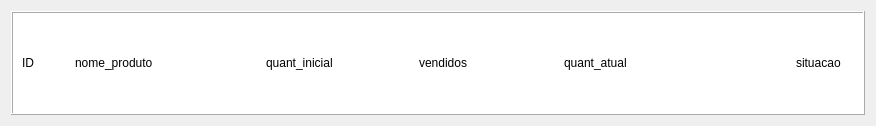
<?xml version="1.0" encoding="UTF-8"?>
<ui version="4.0">
 <class>Form</class>
 <widget class="QWidget" name="Form">
  <property name="geometry">
   <rect>
    <x>0</x>
    <y>0</y>
    <width>876</width>
    <height>126</height>
   </rect>
  </property>
  <property name="windowTitle">
   <string>Form</string>
  </property>
  <layout class="QHBoxLayout" name="horizontalLayout">
   <item>
    <widget class="QFrame" name="frame">
     <property name="styleSheet">
      <string notr="true">color: rgb(0, 0, 0);
background-color: rgb(255, 255, 255);</string>
     </property>
     <property name="frameShape">
      <enum>QFrame::Box</enum>
     </property>
     <property name="frameShadow">
      <enum>QFrame::Raised</enum>
     </property>
     <layout class="QVBoxLayout" name="verticalLayout_3">
      <item>
       <layout class="QHBoxLayout" name="horizontalLayout_4">
        <item>
         <layout class="QHBoxLayout" name="horizontalLayout_7">
          <item>
           <layout class="QHBoxLayout" name="horizontalLayout_8">
            <item>
             <widget class="QLabel" name="label_id">
              <property name="text">
               <string>ID</string>
              </property>
             </widget>
            </item>
            <item>
             <spacer name="horizontalSpacer_5">
              <property name="orientation">
               <enum>Qt::Horizontal</enum>
              </property>
              <property name="sizeType">
               <enum>QSizePolicy::Fixed</enum>
              </property>
              <property name="sizeHint" stdset="0">
               <size>
                <width>35</width>
                <height>20</height>
               </size>
              </property>
             </spacer>
            </item>
            <item>
             <widget class="QLabel" name="label_nome">
              <property name="minimumSize">
               <size>
                <width>150</width>
                <height>80</height>
               </size>
              </property>
              <property name="maximumSize">
               <size>
                <width>200</width>
                <height>200</height>
               </size>
              </property>
              <property name="text">
               <string>nome_produto</string>
              </property>
             </widget>
            </item>
           </layout>
          </item>
          <item>
           <spacer name="horizontalSpacer">
            <property name="orientation">
             <enum>Qt::Horizontal</enum>
            </property>
            <property name="sizeType">
             <enum>QSizePolicy::Fixed</enum>
            </property>
            <property name="sizeHint" stdset="0">
             <size>
              <width>35</width>
              <height>20</height>
             </size>
            </property>
           </spacer>
          </item>
          <item>
           <widget class="QLabel" name="label_quant_inicial">
            <property name="text">
             <string>quant_inicial</string>
            </property>
           </widget>
          </item>
          <item>
           <spacer name="horizontalSpacer_2">
            <property name="orientation">
             <enum>Qt::Horizontal</enum>
            </property>
            <property name="sizeType">
             <enum>QSizePolicy::Fixed</enum>
            </property>
            <property name="sizeHint" stdset="0">
             <size>
              <width>80</width>
              <height>20</height>
             </size>
            </property>
           </spacer>
          </item>
          <item>
           <widget class="QLabel" name="label_vendidos">
            <property name="text">
             <string>vendidos</string>
            </property>
           </widget>
          </item>
          <item>
           <spacer name="horizontalSpacer_4">
            <property name="orientation">
             <enum>Qt::Horizontal</enum>
            </property>
            <property name="sizeType">
             <enum>QSizePolicy::Fixed</enum>
            </property>
            <property name="sizeHint" stdset="0">
             <size>
              <width>90</width>
              <height>20</height>
             </size>
            </property>
           </spacer>
          </item>
          <item>
           <widget class="QLabel" name="label_quant_atual">
            <property name="text">
             <string>quant_atual</string>
            </property>
           </widget>
          </item>
          <item>
           <spacer name="horizontalSpacer_3">
            <property name="orientation">
             <enum>Qt::Horizontal</enum>
            </property>
            <property name="sizeHint" stdset="0">
             <size>
              <width>40</width>
              <height>20</height>
             </size>
            </property>
           </spacer>
          </item>
          <item>
           <widget class="QLabel" name="label_situacao">
            <property name="text">
             <string>situacao</string>
            </property>
           </widget>
          </item>
          <item>
           <widget class="QLabel" name="label_2">
            <property name="text">
             <string/>
            </property>
           </widget>
          </item>
         </layout>
        </item>
       </layout>
      </item>
     </layout>
    </widget>
   </item>
  </layout>
 </widget>
 <resources/>
 <connections/>
</ui>
